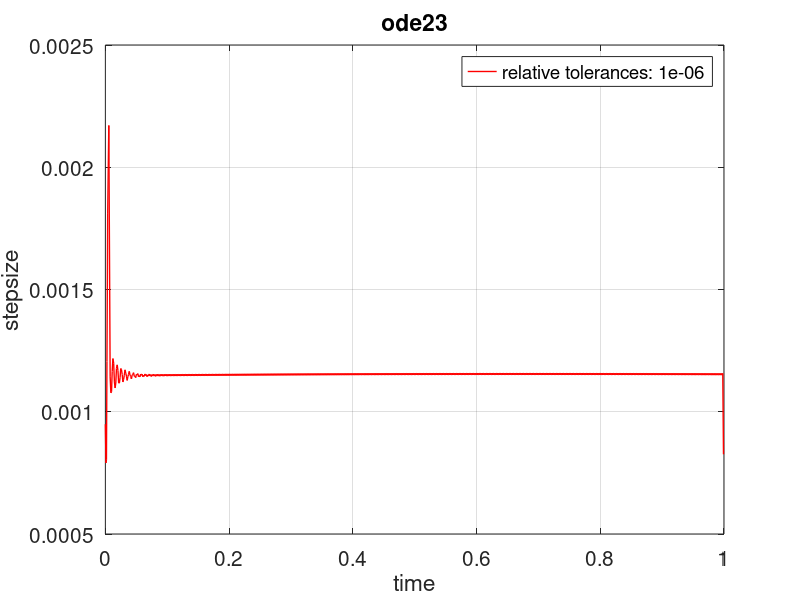
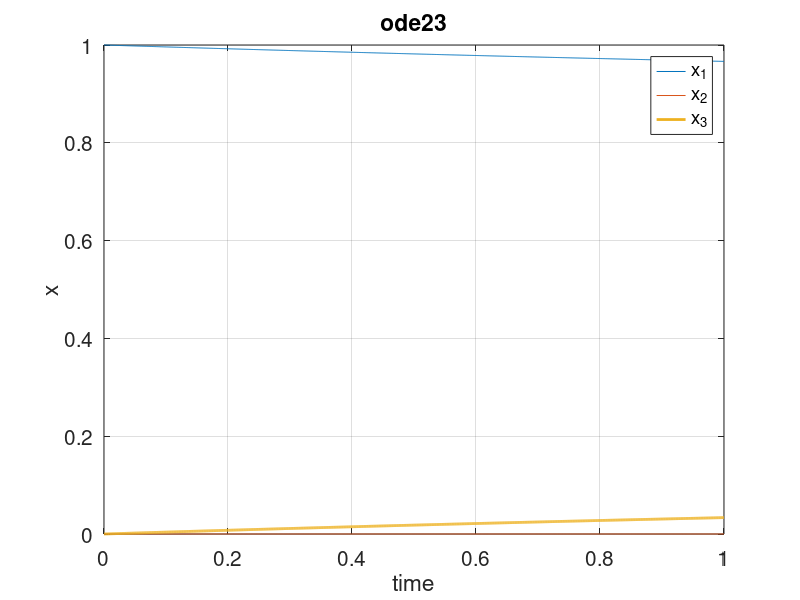
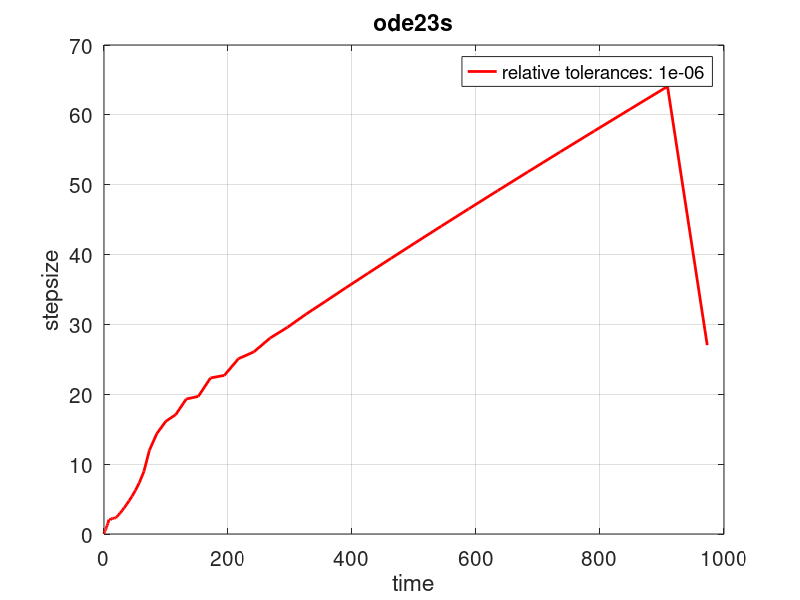
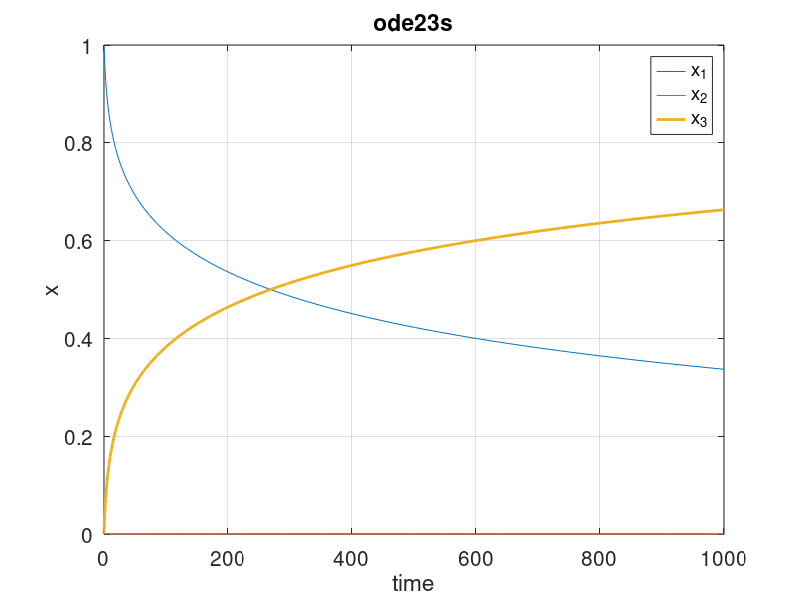

MATLAB code to generate these figures, in order:
%% SF2520 HT19-1 Applied Numerical Methods
%% Computer exercise 1 
%% Nomerical solutionof Initial value probles
%% Part 2: Stability investigation of a Runge-Kutta method
%% Problem 2: Adaptive stepsize experiment using Matlab functions
%% Armin Salmasi 

clear variables; close all; clc;
diary output12.txt 

%% initializing
rt=[1e-3 1e-4 1e-5 1e-6];   % relative tolerances
k1 = 0.04;  % initial values of the constant k1..k3
k2 = 1e4;   % initial values of the constant k1..k3
k3 = 3e7;   % initial values of the constant k1..k3
x0 = [1 0 0];   % initial values of x1..x3
tspan_ode23 = [0 1];    % time limits for ode23
tspan_ode23s = [0 1000];    % time limits for ode23s

%% IVP solver
%% ode23 non stiff solver
for i = 1:length(rt)
    disp(["ode23: for relative tolerance " ,num2str(rt(i))])
    %% solve for x1..x3 with ode23,results are [x,t]
    opts = odeset('RelTol',rt(i),'Stats','on'); % ode23 options
    [t,x] = ode23(@(t,x)... %solver  
           [-k1*x(1)+k2*x(2)*x(3); ...
           k1*x(1)-k2*x(2)*x(3)-k3*x(2)^2; k3*x(2)^2],...
           tspan_ode23,x0,opts);      
    disp('####################')
    %% plot stepsize vs time for RelTol 10^-6
    if rt(i) == 1e-6 
        figure('units','normalized','outerposition',[0 0 0.4 0.7]);
        plot(t(1:end-1),diff(t),'r','LineWidth',1);
        legend({['relative tolerances: ',num2str(rt(i))]});
        title('ode23');
        xlabel('time','Fontsize',15);
        ylabel('stepsize','Fontsize',15);
        set(gca,'FontSize',15);
        grid on; box on;
        %saveas(gcf,'fig_ex122_ode23_1.pdf');
    end
end
%% plot x1,x2 and x3 vs time - ode23
figure('units','normalized','outerposition',[0 0 0.4 0.7])
plot(t,x(:,1),t,x(:,2),t,x(:,3),'LineWidth',2);
title('ode23');
xlabel('time','Fontsize',15);
ylabel('x','Fontsize',15);
legend('x_1','x_2','x_3');
set(gca,'FontSize',15);
grid on; box on;
%saveas(gcf,'fig_ex122_ode23_2.pdf');

%% IVP solver
%% ode23s stiff solver
for i = 1:length(rt)
    disp(["ode23s: for relative tolerance " ,num2str(rt(i))])
    %% solve for x1..x3 with ode23,results are [x,t]
    opts = odeset('RelTol',rt(i),'Stats','on');  % ode23s options
    [t,x] = ode23s(@(t,x)...% solver
           [-k1*x(1)+k2*x(2)*x(3); ...
           k1*x(1)-k2*x(2)*x(3)-k3*x(2)^2; k3*x(2)^2],...
           tspan_ode23s,x0,opts);      
    disp('####################')
    %% plot stepsize vs time for RelTol 10^-6
    if rt(i) == 1e-6 
        figure('units','normalized','outerposition',[0 0 0.4 0.7]);
        plot(t(1:end-1),diff(t),'r','LineWidth',2);
        legend({['relative tolerances: ',num2str(rt(i))]});
        title('ode23s');
        xlabel('time','Fontsize',15);
        ylabel('stepsize','Fontsize',15);
        set(gca,'FontSize',15);
        grid on; box on;
        %saveas(gcf,'fig_ex122_ode23s_1.pdf');
    end
end
%% plot for x1,x2 and x3 as a function of time - ode23s
figure('units','normalized','outerposition',[0 0 0.4 0.7])
plot(t,x(:,1),t,x(:,2),t,x(:,3),'LineWidth',2);  
title('ode23s');
xlabel('time','Fontsize',15);
ylabel('x','Fontsize',15);
legend('x_1','x_2','x_3');
set(gca,'FontSize',15);
grid on; box on;
%saveas(gcf,'fig_ex122_ode23s_2.pdf');
diary off